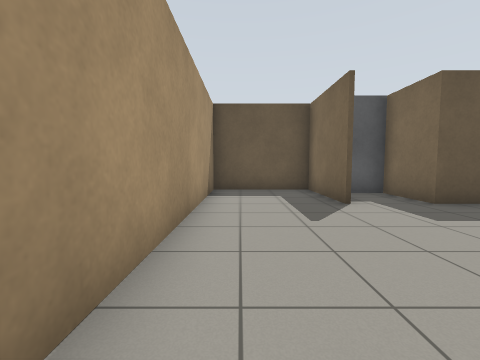
View 1 (above)

12 first-person views from a walk through a robot-simulator world made for Gazebo. The camera is 0.94 m above the floor, tilts 4° down and sees 90° across. The floor is counted in squares, 1 m on a side. Each view is taken from the middle of a square. On the plan, view 1 faces up. The plan holds only what a view shows up to about 10 squares ahead; the rest is blank.

View 2
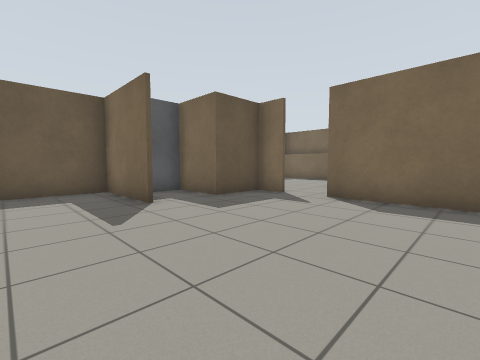

View 3
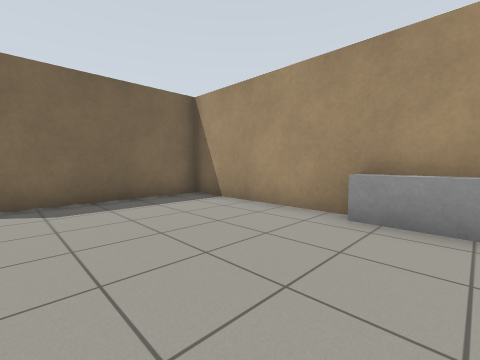

View 4
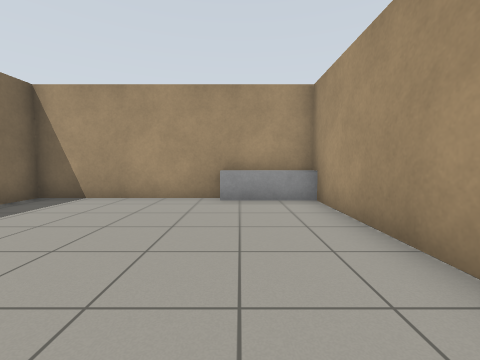

View 5
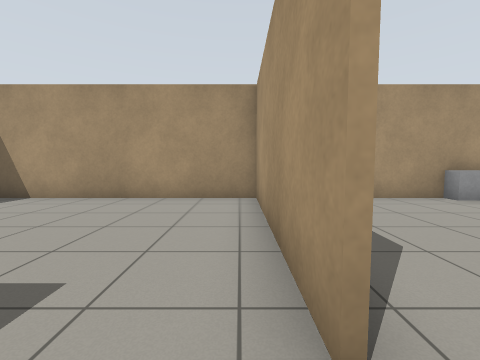

View 6
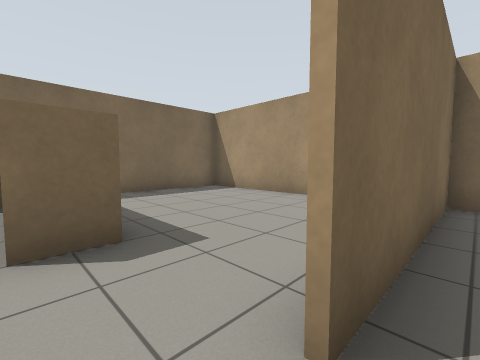

View 7
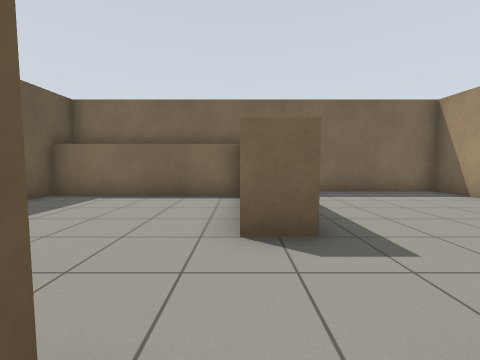

View 8
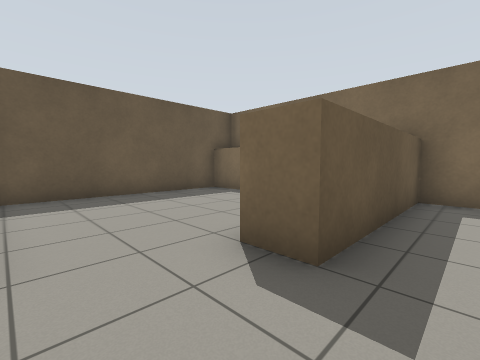

View 9
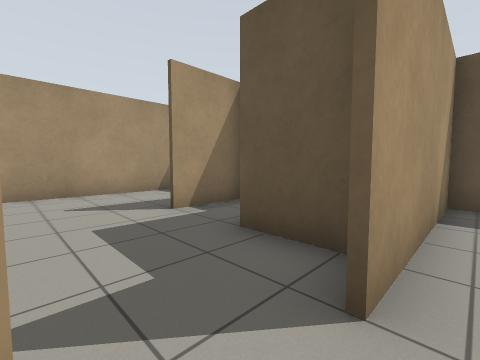

View 10
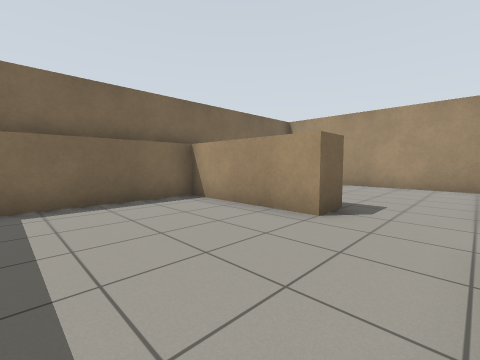

View 11
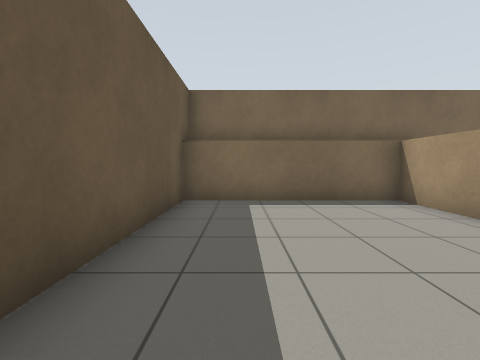

View 12
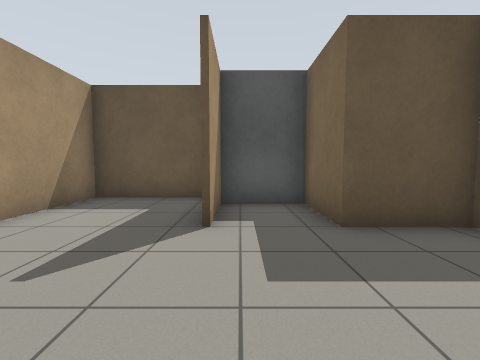

### Floor plan
Points are (right, up) in squares from view 1. A wall is a line through its corners. A room is listed if a view was taken in it or the views show most of it. See-through windows are left out.
Room 1 (views 1, 2, 3, 4, 6, 7, 12)
walls: (2.4, 5.4) (2.4, 8.5) (-0.9, 8.5) (-0.9, -2.5); (6.4, 4.5) (6.4, 5.5) (4.5, 5.5) (4.5, 7.5); (2.6, 7.5) (2.6, 5.5); (1.4, -2.4) (5.9, -2.4); (6.4, -2.5) (6.4, 3)
ways out: opening at (6, 3.5) to room 2
objects: counter (-1, -3) to (1, -2); wardrobe (3, 8) to (4, 9)
Room 2 (views 5, 8, 9)
walls: (6.6, 3) (6.6, -2.2); (5.9, -2.4) (13.9, -2.4) (13.9, 9); (14, 3) (9, 3) (9, 4); (6.6, 5.5) (6.6, 4.5)
ways out: opening at (6, 3.5) to room 1; opening at (7.5, 4.5) to room 3
Room 3 (views 10, 11)
walls: (9, 4) (13, 4) (13, 9.5); (14, 9.4) (6.6, 9.4) (6.6, 5.5)
ways out: opening at (7.5, 4.5) to room 2

Where each view was taken, in squares from view 1:
view 1: 0 up, 0 right, facing up
view 2: 0 up, 0 right, facing up-right
view 3: 2 up, 0 right, facing down-right
view 4: 4 up, 1 right, facing down
view 5: 4 up, 7 right, facing down
view 6: 4 up, 6 right, facing down-right
view 7: 4 up, 6 right, facing right
view 8: 2 up, 7 right, facing up-right
view 9: 3 up, 7 right, facing up-left
view 10: 8 up, 7 right, facing down-right
view 11: 8 up, 7 right, facing right
view 12: 2 up, 3 right, facing up
